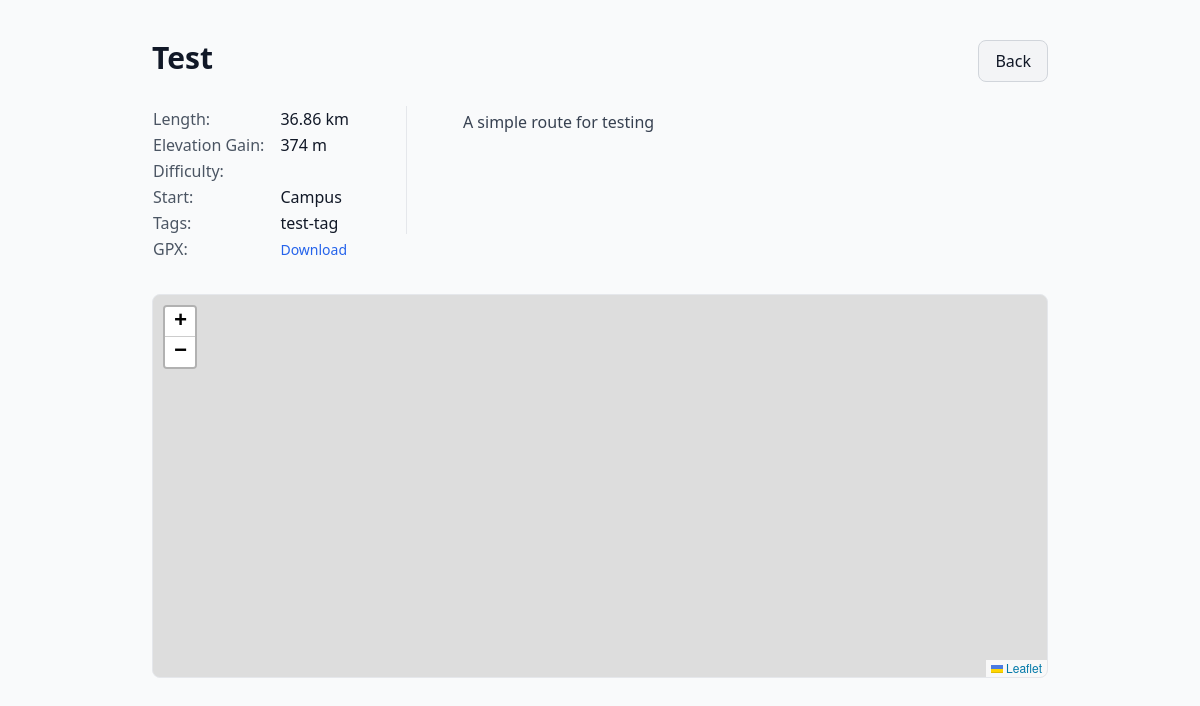
/route/1, run on the app's committed database.
### tables this page shows
CREATE TABLE routes (
            id INTEGER PRIMARY KEY AUTOINCREMENT,
            name TEXT,
            description TEXT,
            tags TEXT,
            gpx_file TEXT,
            distance REAL,
            elevation_gain REAL
        , start_location TEXT);

### app.py (the view)
@app.route('/route/<int:route_id>')
def route(route_id):
    conn = sqlite3.connect('routes.db')
    conn.row_factory = sqlite3.Row
    c = conn.cursor()
    c.execute('SELECT * FROM routes WHERE id = ?', (route_id,))
    route = c.fetchone()
    conn.close()
    if not route:
        return "Route not found", 404
    return render_template('route.html', route=route)

### templates/route.html (shortened to what this page needs)
{% extends "base.html" %}
{% block content %}
<div class="max-w-4xl mx-auto mt-10">
    <div class="flex justify-between items-start mb-6">
        <h1 class="text-3xl font-bold">{{ route.name }}</h1>
        <a href="javascript:history.back()" class="text-base border border-gray-300 rounded-lg px-4 py-2 bg-gray-100 hover:bg-blue-50 transition font-medium ml-4">Back</a>
    </div>
    <div class="flex gap-8 items-start mb-8">
        <table class="text-base border-collapse min-w-[140px]">
            <tr>
                <th class="pr-2 text-left font-normal text-gray-600 whitespace-nowrap">Length:</th>
                <td class="pl-2 text-left min-w-[60px] whitespace-nowrap">{{ route.distance | round(2) }} km</td>
            </tr>
            <tr>
                <th class="pr-2 text-left font-normal text-gray-600 whitespace-nowrap">Elevation Gain:</th>
                <td class="pl-2 text-left min-w-[60px] whitespace-nowrap">{{ route.elevation_gain | round | int }} m</td>
            </tr>
            <tr>
                <th class="pr-2 text-left font-normal text-gray-600 whitespace-nowrap">Difficulty:</th>
                <td class="pl-2 text-left min-w-[60px] whitespace-nowrap">{{ route.difficulty }}</td>
            </tr>
            <tr>
                <th class="pr-2 text-left font-normal text-gray-600 whitespace-nowrap">Start:</th>
                <td class="pl-2 text-left min-w-[60px] whitespace-nowrap">{{ route.start_location|default('Unknown') }}</td>
            </tr>
            <tr>
                <th class="pr-2 text-left font-normal text-gray-600 whitespace-nowrap">Tags:</th>
                <td class="pl-2 text-left min-w-[60px] whitespace-nowrap">{{ route.tags }}</td>
            </tr>
            <tr>
                <th class="pr-2 text-left font-normal text-gray-600 whitespace-nowrap">GPX:</th>
                <td class="pl-2 text-left min-w-[60px] whitespace-nowrap">
                    <a href="/uploads/{{ route.gpx_file }}" class="text-blue-600 hover:underline text-sm">Download</a>
                </td>
            </tr>
        </table>
        <div class="flex-1">
            <p class="mt-1 text-gray-700">{{ route.description }}</p>
        </div>
    </div>
    <div class="mb-8">
        <div id="map-{{ route.id }}" class="w-full h-96 rounded-lg border border-gray-200"></div>
    </div>
</div>
{% endblock %}
{% block scripts %}
<link rel="stylesheet" href="https://unpkg.com/leaflet/dist/leaflet.css" />
<link rel="stylesheet" href="https://unpkg.com/@goshawk22/leaflet-elevation@2.5.2/dist/leaflet-elevation.css" />
{% endblock %}

### data on the page
routes: name "Test", distance "36.86", elevation_gain "374", start_location "Campus", tags "test-tag", description "A simple route for testing"
